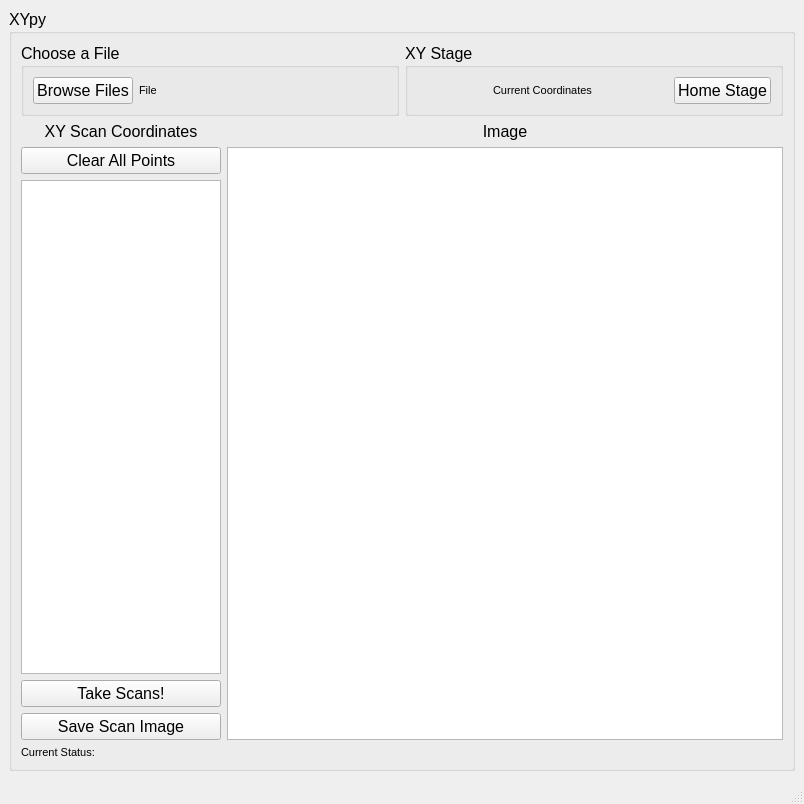
<?xml version="1.0" encoding="UTF-8"?>
<ui version="4.0">
 <class>MainWindow</class>
 <widget class="QMainWindow" name="MainWindow">
  <property name="geometry">
   <rect>
    <x>0</x>
    <y>0</y>
    <width>804</width>
    <height>804</height>
   </rect>
  </property>
  <property name="font">
   <font>
    <family>Leelawadee UI</family>
    <pointsize>12</pointsize>
    <kerning>true</kerning>
   </font>
  </property>
  <property name="windowTitle">
   <string>MainWindow</string>
  </property>
  <property name="windowIcon">
   <iconset>
    <normaloff>Icon.ico</normaloff>Icon.ico</iconset>
  </property>
  <widget class="QWidget" name="centralwidget">
   <layout class="QGridLayout" name="gridLayout_3">
    <item row="0" column="0">
     <widget class="QGroupBox" name="XYpy">
      <property name="title">
       <string>XYpy</string>
      </property>
      <layout class="QGridLayout" name="gridLayout_2">
       <item row="1" column="0">
        <layout class="QGridLayout" name="gridLayout">
         <item row="0" column="0">
          <layout class="QVBoxLayout" name="verticalLayout_2">
           <item>
            <widget class="QLabel" name="label">
             <property name="sizePolicy">
              <sizepolicy hsizetype="Fixed" vsizetype="Preferred">
               <horstretch>0</horstretch>
               <verstretch>0</verstretch>
              </sizepolicy>
             </property>
             <property name="maximumSize">
              <size>
               <width>200</width>
               <height>16777215</height>
              </size>
             </property>
             <property name="frameShape">
              <enum>QFrame::NoFrame</enum>
             </property>
             <property name="text">
              <string>XY Scan Coordinates</string>
             </property>
             <property name="alignment">
              <set>Qt::AlignCenter</set>
             </property>
            </widget>
           </item>
           <item>
            <widget class="QPushButton" name="clear_points_button">
             <property name="text">
              <string>Clear All Points</string>
             </property>
            </widget>
           </item>
           <item>
            <widget class="QTableWidget" name="xy_table">
             <property name="enabled">
              <bool>true</bool>
             </property>
             <property name="sizePolicy">
              <sizepolicy hsizetype="Fixed" vsizetype="Expanding">
               <horstretch>0</horstretch>
               <verstretch>0</verstretch>
              </sizepolicy>
             </property>
             <property name="maximumSize">
              <size>
               <width>200</width>
               <height>16777215</height>
              </size>
             </property>
             <property name="font">
              <font>
               <family>Ebrima</family>
               <pointsize>10</pointsize>
               <kerning>true</kerning>
              </font>
             </property>
             <property name="editTriggers">
              <set>QAbstractItemView::NoEditTriggers</set>
             </property>
            </widget>
           </item>
           <item>
            <widget class="QPushButton" name="take_scans_button">
             <property name="text">
              <string>Take Scans!</string>
             </property>
            </widget>
           </item>
           <item>
            <widget class="QPushButton" name="save_image_button">
             <property name="text">
              <string>Save Scan Image</string>
             </property>
            </widget>
           </item>
          </layout>
         </item>
         <item row="0" column="1">
          <layout class="QVBoxLayout" name="verticalLayout">
           <item>
            <widget class="QLabel" name="label_2">
             <property name="text">
              <string>Image</string>
             </property>
             <property name="alignment">
              <set>Qt::AlignCenter</set>
             </property>
            </widget>
           </item>
           <item>
            <widget class="QGraphicsView" name="image_area">
             <property name="cursor" stdset="0">
              <cursorShape>CrossCursor</cursorShape>
             </property>
             <property name="mouseTracking">
              <bool>true</bool>
             </property>
             <property name="renderHints">
              <set>QPainter::SmoothPixmapTransform|QPainter::TextAntialiasing</set>
             </property>
             <property name="dragMode">
              <enum>QGraphicsView::ScrollHandDrag</enum>
             </property>
            </widget>
           </item>
          </layout>
         </item>
        </layout>
       </item>
       <item row="0" column="0">
        <layout class="QHBoxLayout" name="horizontalLayout_2">
         <item>
          <widget class="QGroupBox" name="file_box">
           <property name="sizePolicy">
            <sizepolicy hsizetype="Expanding" vsizetype="Fixed">
             <horstretch>0</horstretch>
             <verstretch>0</verstretch>
            </sizepolicy>
           </property>
           <property name="title">
            <string>Choose a File</string>
           </property>
           <layout class="QHBoxLayout" name="horizontalLayout">
            <item>
             <widget class="QPushButton" name="file_dialog">
              <property name="sizePolicy">
               <sizepolicy hsizetype="Fixed" vsizetype="Fixed">
                <horstretch>0</horstretch>
                <verstretch>0</verstretch>
               </sizepolicy>
              </property>
              <property name="text">
               <string>Browse Files</string>
              </property>
              <property name="autoDefault">
               <bool>false</bool>
              </property>
             </widget>
            </item>
            <item>
             <widget class="QLabel" name="file_label">
              <property name="sizePolicy">
               <sizepolicy hsizetype="Minimum" vsizetype="Preferred">
                <horstretch>0</horstretch>
                <verstretch>0</verstretch>
               </sizepolicy>
              </property>
              <property name="font">
               <font>
                <family>Leelawadee UI</family>
                <pointsize>8</pointsize>
                <kerning>true</kerning>
               </font>
              </property>
              <property name="text">
               <string>File</string>
              </property>
              <property name="wordWrap">
               <bool>true</bool>
              </property>
             </widget>
            </item>
           </layout>
          </widget>
         </item>
         <item>
          <widget class="QGroupBox" name="groupBox_2">
           <property name="title">
            <string>XY Stage</string>
           </property>
           <layout class="QGridLayout" name="gridLayout_4">
            <item row="0" column="0">
             <widget class="QLabel" name="current_coords_label">
              <property name="sizePolicy">
               <sizepolicy hsizetype="Expanding" vsizetype="Preferred">
                <horstretch>0</horstretch>
                <verstretch>0</verstretch>
               </sizepolicy>
              </property>
              <property name="font">
               <font>
                <family>Leelawadee UI</family>
                <pointsize>8</pointsize>
                <kerning>true</kerning>
               </font>
              </property>
              <property name="text">
               <string>Current Coordinates</string>
              </property>
              <property name="textFormat">
               <enum>Qt::AutoText</enum>
              </property>
              <property name="alignment">
               <set>Qt::AlignCenter</set>
              </property>
             </widget>
            </item>
            <item row="0" column="1">
             <widget class="QPushButton" name="home_stage_button">
              <property name="sizePolicy">
               <sizepolicy hsizetype="Fixed" vsizetype="Fixed">
                <horstretch>0</horstretch>
                <verstretch>0</verstretch>
               </sizepolicy>
              </property>
              <property name="text">
               <string>Home Stage</string>
              </property>
             </widget>
            </item>
           </layout>
          </widget>
         </item>
        </layout>
       </item>
       <item row="2" column="0">
        <widget class="QLabel" name="current_status">
         <property name="font">
          <font>
           <family>Leelawadee UI</family>
           <pointsize>8</pointsize>
           <underline>false</underline>
           <kerning>true</kerning>
          </font>
         </property>
         <property name="autoFillBackground">
          <bool>false</bool>
         </property>
         <property name="text">
          <string>Current Status: </string>
         </property>
         <property name="wordWrap">
          <bool>true</bool>
         </property>
        </widget>
       </item>
      </layout>
     </widget>
    </item>
   </layout>
  </widget>
  <widget class="QStatusBar" name="statusbar"/>
 </widget>
 <resources/>
 <connections/>
</ui>
